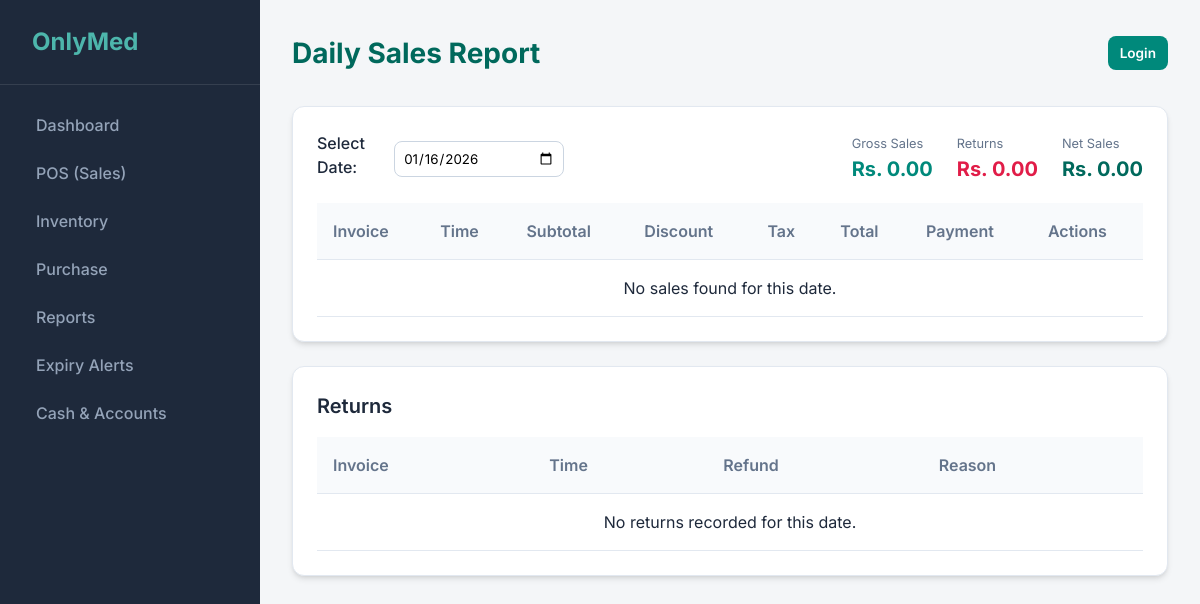
Page /reports/daily-sales/ on the earlier database version.
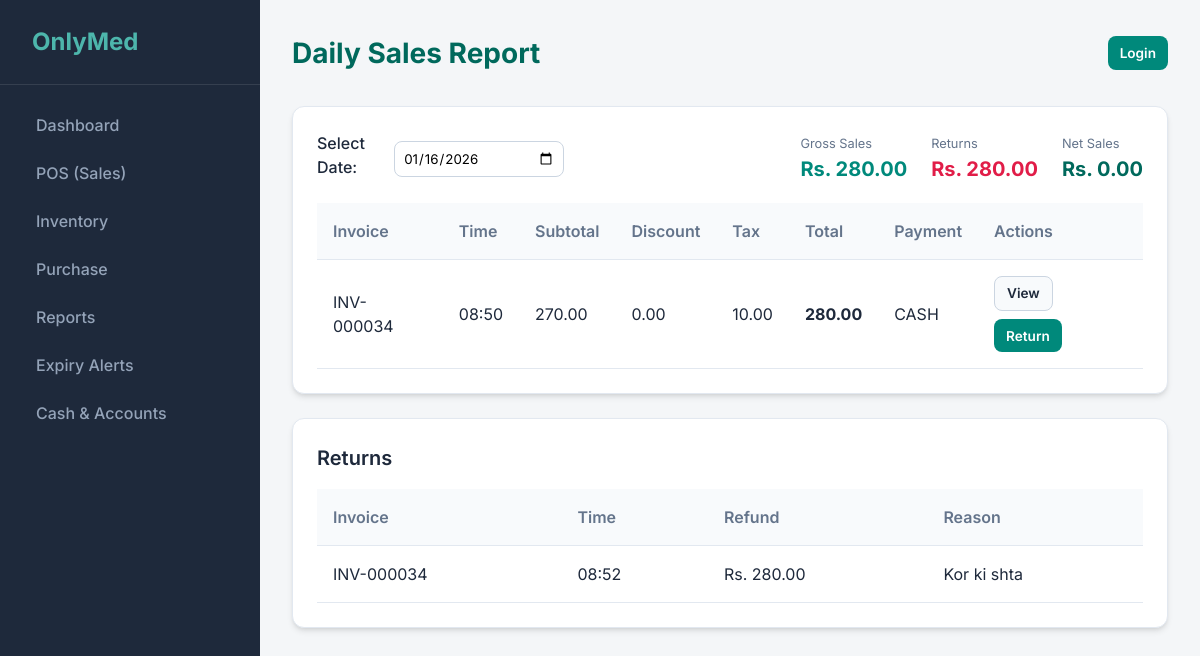
Same page on the later database version.
### sales/models.py (models this page shows, shortened)
class SalesInvoice(models.Model):
    customer = models.ForeignKey(Customer, on_delete=models.SET_NULL, null=True, blank=True)
    date = models.DateTimeField(default=timezone.now)
    invoice_number = models.CharField(max_length=50, unique=True, editable=False)
    sub_total = models.DecimalField(max_digits=12, decimal_places=2, default=0.00)
    discount_percentage = models.DecimalField(max_digits=5, decimal_places=2, default=0.00)
    discount_amount = models.DecimalField(max_digits=12, decimal_places=2, default=0.00)
    tax_amount = models.DecimalField(max_digits=12, decimal_places=2, default=0.00)
    grand_total = models.DecimalField(max_digits=12, decimal_places=2, default=0.00)
    amount_paid = models.DecimalField(max_digits=12, decimal_places=2, default=0.00)
    change_amount = models.DecimalField(max_digits=12, decimal_places=2, default=0.00)
    PAYMENT_MODES = (
        ('CASH', 'Cash'),
        ('CARD', 'Card'),
        ('ONLINE', 'Online'),
    )
    payment_mode = models.CharField(max_length=10, choices=PAYMENT_MODES, default='CASH')
    created_at = models.DateTimeField(auto_now_add=True)
    updated_at = models.DateTimeField(auto_now=True)

class SalesReturn(models.Model):
    invoice = models.ForeignKey(SalesInvoice, on_delete=models.PROTECT, related_name='returns')
    date = models.DateTimeField(default=timezone.now)
    reason = models.TextField(blank=True)
    refund_amount = models.DecimalField(max_digits=12, decimal_places=2, default=0.00)
    created_at = models.DateTimeField(auto_now_add=True)

### reports/views.py (the view)
# urls.py: path('daily-sales/', views.daily_sales, name='daily_sales'),
def daily_sales(request):
    today = timezone.now().date()
    date_str = request.GET.get('date')
    if date_str:
        today = timezone.datetime.strptime(date_str, '%Y-%m-%d').date()
    sales = SalesInvoice.objects.filter(date__date=today).order_by('-date')
    returns = SalesReturn.objects.filter(date__date=today).select_related('invoice').order_by('-date')
    summary = sales.aggregate(
        total_sales=Sum('grand_total'),
        total_discount=Sum('discount_amount'),
        total_tax=Sum('tax_amount')
    )
    returns_total = returns.aggregate(total_returns=Sum('refund_amount'))['total_returns'] or 0
    net_sales = (summary['total_sales'] or 0) - returns_total
    context = {
        'sales': sales,
        'summary': summary,
        'returns': returns,
        'returns_total': returns_total,
        'net_sales': net_sales,
        'date': today,
    }
    return render(request, 'reports/daily_sales_report.html', context)

### templates/reports/daily_sales_report.html
{% extends 'base.html' %}
{% block page_title %}Daily Sales Report{% endblock %}
{% block content %}
<div class="card">
    <div class="header" style="border-bottom: none; margin-bottom: 1rem;">
        <form method="get" style="display: flex; gap: 1rem; align-items: center;">
            <label>Select Date:</label>
            <input type="date" name="date" value="{{ date|date:'Y-m-d' }}" onchange="this.form.submit()"
                style="padding: 0.5rem;">
        </form>
        <div style="display: flex; gap: 1.5rem; align-items: center;">
            <div>
                <div style="font-size: 0.8rem; color: var(--text-muted);">Gross Sales</div>
                <div class="stats-number" style="font-size: 1.25rem; color: var(--primary);">
                    Rs. {{ summary.total_sales|default_if_none:0|floatformat:2 }}
                </div>
            </div>
            <div>
                <div style="font-size: 0.8rem; color: var(--text-muted);">Returns</div>
                <div class="stats-number" style="font-size: 1.25rem; color: #e11d48;">
                    Rs. {{ returns_total|floatformat:2 }}
                </div>
            </div>
            <div>
                <div style="font-size: 0.8rem; color: var(--text-muted);">Net Sales</div>
                <div class="stats-number" style="font-size: 1.25rem; color: var(--primary-dark);">
                    Rs. {{ net_sales|floatformat:2 }}
                </div>
            </div>
        </div>
    </div>
    <div class="table-container">
        <table>
            <thead>
                <tr>
                    <th>Invoice</th>
                    <th>Time</th>
                    <th>Subtotal</th>
                    <th>Discount</th>
                    <th>Tax</th>
                    <th>Total</th>
                    <th>Payment</th>
                    <th>Actions</th>
                </tr>
            </thead>
            <tbody>
                {% for sale in sales %}
                <tr>
                    <td>{{ sale.invoice_number }}</td>
                    <td>{{ sale.date|date:"H:i" }}</td>
                    <td>{{ sale.sub_total|floatformat:2 }}</td>
                    <td>{{ sale.discount_amount|floatformat:2 }}</td>
                    <td>{{ sale.tax_amount|floatformat:2 }}</td>
                    <td style="font-weight: bold;">{{ sale.grand_total|floatformat:2 }}</td>
                    <td>{{ sale.payment_mode }}</td>
                    <td>
                        <div style="display: flex; gap: 0.5rem; flex-wrap: wrap;">
                            <a class="btn btn-outline btn-sm" href="{% url 'invoice_print' sale.id %}">View</a>
                            <a class="btn btn-primary btn-sm" href="{% url 'sales_return_create' sale.id %}">Return</a>
                        </div>
                    </td>
                </tr>
                {% empty %}
                <tr>
                    <td colspan="8" class="text-center">No sales found for this date.</td>
                </tr>
                {% endfor %}
            </tbody>
        </table>
    </div>
</div>
<div class="card">
    <h3>Returns</h3>
    <div class="table-container">
        <table>
            <thead>
                <tr>
                    <th>Invoice</th>
                    <th>Time</th>
                    <th>Refund</th>
                    <th>Reason</th>
                </tr>
            </thead>
            <tbody>
                {% for r in returns %}
                <tr>
                    <td>{{ r.invoice.invoice_number }}</td>
                    <td>{{ r.date|date:"H:i" }}</td>
                    <td>Rs. {{ r.refund_amount|floatformat:2 }}</td>
                    <td>{{ r.reason|default:"-" }}</td>
                </tr>
                {% empty %}
                <tr>
                    <td colspan="4" class="text-center">No returns recorded for this date.</td>
                </tr>
                {% endfor %}
            </tbody>
        </table>
    </div>
</div>
{% endblock %}

### templates/base.html (shortened to what this page needs)
<!DOCTYPE html>
<html lang="en">
<head>
    {% load static %}
    <link rel="stylesheet" href="{% static 'css/style.css' %}">
</head>
<body>
    <nav class="sidebar">
        <div class="brand">
             OnlyMed
        </div>
        <ul class="nav-links">
            <li><a href="{% url 'dashboard' %}" class="nav-link {% if request.path == '/' %}active{% endif %}">
                     Dashboard
                </a></li>
            <li><a href="{% url 'pos' %}" class="nav-link">
                     POS (Sales)
                </a></li>
            <li><a href="{% url 'product_list' %}" class="nav-link">
                     Inventory
                </a></li>
            <li><a href="{% url 'purchase_create' %}" class="nav-link">
                     Purchase
                </a></li>
            <li><a href="{% url 'daily_sales' %}" class="nav-link">
                     Reports
                </a></li>
            <li><a href="{% url 'expiry_alerts' %}" class="nav-link">
                     Expiry Alerts
                </a></li>
            <li><a href="{% url 'cash_summary' %}" class="nav-link">
                     Cash & Accounts
                </a></li>
        </ul>
    </nav>
    <main class="main-content">
        <header class="header">
            <h1 class="page-title">{% block page_title %}Overview{% endblock %}</h1>
            <div class="user-profile">
                {% if request.user.is_authenticated %}
                <div class="user-chip">
                    <ion-icon name="person-circle-outline"></ion-icon>
                    <span>{{ request.user.get_full_name|default:request.user.username }}</span>
                    {% if request.user.is_staff %}
                    <span class="user-badge">Admin</span>
                    {% endif %}
                </div>
                {% if request.user.is_staff %}
                <a class="btn btn-outline btn-sm" href="/admin/">Admin</a>
                {% endif %}
                <form method="post" action="{% url 'logout' %}?next={{ request.path }}" class="inline-form">
                    {% csrf_token %}
                    <button type="submit" class="btn btn-outline btn-sm">Logout</button>
                </form>
                {% else %}
                <a class="btn btn-primary btn-sm" href="{% url 'login' %}?next={{ request.path }}">
                    Login
                </a>
                {% endif %}
            </div>
        </header>
        {% block content %}
        {% endblock %}
    </main>
</body>
</html>

### static/css/style.css (style rules this page uses)
:root { --primary: #00897b; --primary-dark: #00695c; --secondary: #4db6ac; --accent: #ffb74d; --bg-body: #f4f6f8; --bg-card: #ffffff; --bg-sidebar: #1e293b; --text-main: #1e293b; --text-muted: #64748b; --text-light: #f1f5f9; --radius: 12px; --shadow: 0 4px 6px -1px rgb(0 0 0 / 0.1), 0 2px 4px -2px rgb(0 0 0 / 0.1); --shadow-lg: 0 10px 15px -3px rgb(0 0 0 / 0.1), 0 4px 6px -4px rgb(0 0 0 / 0.1); }
* { box-sizing: border-box; margin: 0; padding: 0; }
body { font-family: 'Inter', system-ui, -apple-system, sans-serif; background-color: var(--bg-body); color: var(--text-main); line-height: 1.5; display: flex; min-height: 100vh; }
.sidebar { width: 260px; background-color: var(--bg-sidebar); color: var(--text-light); display: flex; flex-direction: column; position: fixed; height: 100vh; transition: transform 0.3s ease; z-index: 50; }
.brand { padding: 1.5rem; font-size: 1.5rem; font-weight: 700; color: var(--secondary); border-bottom: 1px solid rgba(255,255,255,0.1); display: flex; align-items: center; gap: 0.5rem; }
.nav-links { list-style: none; padding: 1rem 0; flex: 1; }
.nav-link { display: flex; align-items: center; padding: 0.75rem 1.5rem; color: #94a3b8; text-decoration: none; font-weight: 500; transition: all 0.2s; gap: 0.75rem; }
.main-content { flex: 1; margin-left: 260px; padding: 2rem; width: calc(100% - 260px); }
.header { display: flex; justify-content: space-between; align-items: center; margin-bottom: 2rem; }
.page-title { font-size: 1.75rem; font-weight: 700; color: var(--primary-dark); }
.user-profile { display: flex; align-items: center; gap: 0.75rem; }
.card { background: var(--bg-card); border-radius: var(--radius); padding: 1.5rem; box-shadow: var(--shadow); margin-bottom: 1.5rem; border: 1px solid #e2e8f0; }
.card h3 { color: var(--text-main); font-size: 1.25rem; margin-bottom: 1rem; font-weight: 600; }
.stats-number { font-size: 2rem; font-weight: 700; }
.btn { display: inline-flex; align-items: center; justify-content: center; padding: 0.75rem 1.5rem; border-radius: 8px; font-weight: 600; cursor: pointer; border: none; transition: transform 0.1s; text-decoration: none; gap: 0.5rem; }
.btn-primary { background: var(--primary); color: white; }
.btn-outline { background: #f8fafc; color: var(--text-main); border: 1px solid #cbd5e1; }
.btn-sm { padding: 0.4rem 0.75rem; font-size: 0.85rem; }
.table-container { overflow-x: auto; }
table { width: 100%; border-collapse: collapse; }
th, td { text-align: left; padding: 1rem; border-bottom: 1px solid #e2e8f0; }
th { background: #f8fafc; font-weight: 600; color: var(--text-muted); }
label { display: block; margin-bottom: 0.5rem; font-weight: 500; color: var(--text-main); }
input, select, textarea { width: 100%; padding: 0.75rem; border: 1px solid #cbd5e1; border-radius: 8px; font-family: inherit; transition: border-color 0.2s; }

Differences in the rows shown:
added SalesInvoice: invoice_number "INV-000034", date "08:50", sub_total "270.00", discount_amount "0.00", tax_amount "10.00", grand_total "280.00", payment_mode "CASH"
added SalesReturn: invoice.invoice_number "INV-000034", date "08:52", refund_amount "280.00", reason "Kor ki shta"
Other differences:
{{ summary.total_sales|default_if_none:0|floatformat:2 }}: "0.00" → "280.00"
{{ returns_total|floatformat:2 }}: "0.00" → "280.00"
text no longer shown: "No sales found for this date. No returns recorded for this date."
